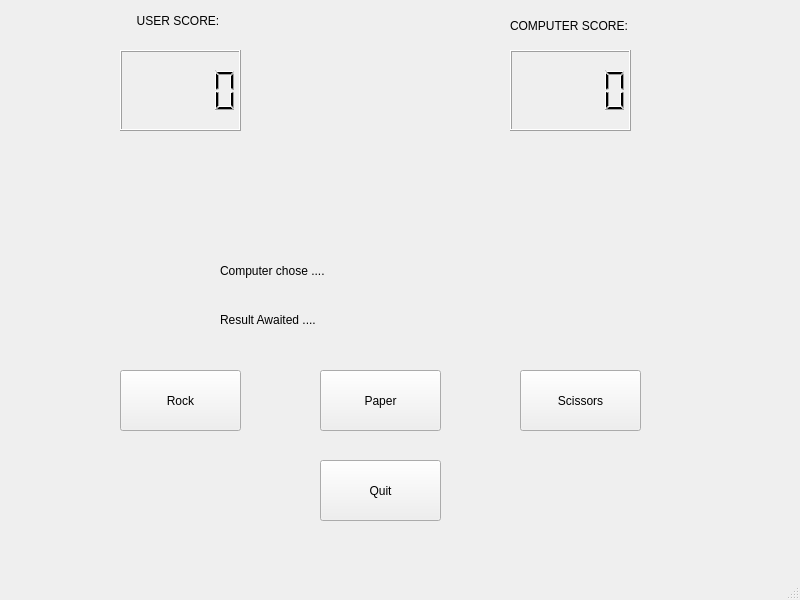
<?xml version="1.0" encoding="UTF-8"?>
<ui version="4.0">
 <class>RPSGame</class>
 <widget class="QMainWindow" name="RPSGame">
  <property name="geometry">
   <rect>
    <x>0</x>
    <y>0</y>
    <width>800</width>
    <height>600</height>
   </rect>
  </property>
  <property name="windowTitle">
   <string>RPSGame</string>
  </property>
  <widget class="QWidget" name="centralwidget">
   <widget class="QPushButton" name="rockButton">
    <property name="geometry">
     <rect>
      <x>120</x>
      <y>370</y>
      <width>121</width>
      <height>61</height>
     </rect>
    </property>
    <property name="text">
     <string>Rock</string>
    </property>
   </widget>
   <widget class="QPushButton" name="paperButton">
    <property name="geometry">
     <rect>
      <x>320</x>
      <y>370</y>
      <width>121</width>
      <height>61</height>
     </rect>
    </property>
    <property name="text">
     <string>Paper</string>
    </property>
   </widget>
   <widget class="QPushButton" name="scissorsButton">
    <property name="geometry">
     <rect>
      <x>520</x>
      <y>370</y>
      <width>121</width>
      <height>61</height>
     </rect>
    </property>
    <property name="text">
     <string>Scissors</string>
    </property>
   </widget>
   <widget class="QLabel" name="computerChoiceLabel">
    <property name="geometry">
     <rect>
      <x>220</x>
      <y>260</y>
      <width>311</width>
      <height>21</height>
     </rect>
    </property>
    <property name="text">
     <string>Computer chose ....</string>
    </property>
   </widget>
   <widget class="QLabel" name="resultLabel">
    <property name="geometry">
     <rect>
      <x>220</x>
      <y>310</y>
      <width>321</width>
      <height>20</height>
     </rect>
    </property>
    <property name="text">
     <string>Result Awaited ....</string>
    </property>
   </widget>
   <widget class="QLCDNumber" name="userScoreLCD">
    <property name="geometry">
     <rect>
      <x>120</x>
      <y>50</y>
      <width>121</width>
      <height>81</height>
     </rect>
    </property>
   </widget>
   <widget class="QLCDNumber" name="computerScoreLCD">
    <property name="geometry">
     <rect>
      <x>510</x>
      <y>50</y>
      <width>121</width>
      <height>81</height>
     </rect>
    </property>
   </widget>
   <widget class="QLabel" name="userScoreLabel">
    <property name="geometry">
     <rect>
      <x>120</x>
      <y>5</y>
      <width>121</width>
      <height>31</height>
     </rect>
    </property>
    <property name="text">
     <string>     USER SCORE:</string>
    </property>
   </widget>
   <widget class="QLabel" name="computerScoreLabel">
    <property name="geometry">
     <rect>
      <x>510</x>
      <y>10</y>
      <width>121</width>
      <height>31</height>
     </rect>
    </property>
    <property name="text">
     <string>COMPUTER SCORE:</string>
    </property>
   </widget>
   <widget class="QPushButton" name="quitButton">
    <property name="geometry">
     <rect>
      <x>320</x>
      <y>460</y>
      <width>121</width>
      <height>61</height>
     </rect>
    </property>
    <property name="text">
     <string>Quit</string>
    </property>
   </widget>
  </widget>
  <widget class="QMenuBar" name="menubar">
   <property name="geometry">
    <rect>
     <x>0</x>
     <y>0</y>
     <width>800</width>
     <height>25</height>
    </rect>
   </property>
  </widget>
  <widget class="QStatusBar" name="statusbar"/>
 </widget>
 <resources/>
 <connections>
  <connection>
   <sender>quitButton</sender>
   <signal>clicked()</signal>
   <receiver>RPSGame</receiver>
   <slot>close()</slot>
   <hints>
    <hint type="sourcelabel">
     <x>387</x>
     <y>528</y>
    </hint>
    <hint type="destinationlabel">
     <x>445</x>
     <y>564</y>
    </hint>
   </hints>
  </connection>
 </connections>
</ui>
